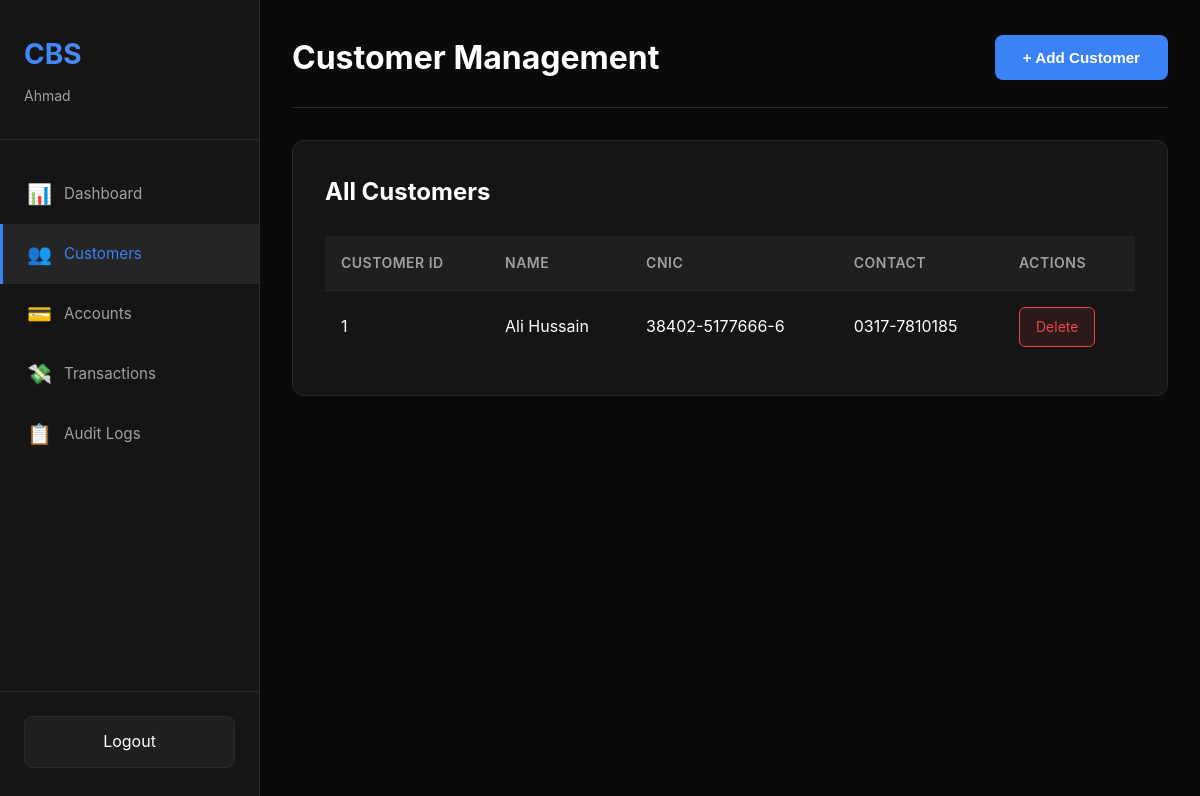
The page /customer (signed in) on the database its author committed.
### app.py (models this page shows)
class Customer(db.Model):
    CustomerID = db.Column(db.Integer, primary_key=True)
    UserID = db.Column(db.Integer, db.ForeignKey('user.id'))
    Name = db.Column(db.String(100), nullable=False)
    CNIC = db.Column(db.String(20), unique=True, nullable=False)
    Contact = db.Column(db.String(20), nullable=False)

### app.py (the view)
@app.route("/customer")
@login_required
def customer():
    customers = Customer.query.filter_by(UserID=session["user"]).all()
    return render_template("customer.html", customers=customers)

### app.py (called while the page is built)
def login_required(fn):
    @wraps(fn)
    def wrapper(*args, **kwargs):
        if "user" not in session:
            return redirect("/login")
        return fn(*args, **kwargs)
    return wrapper

### Templates/customer.html (shortened to what this page needs)
{% extends "base.html" %}
{% block content %}
<div class="page-header">
    <h1>Customer Management</h1>
    <button class="btn btn-primary" onclick="toggleForm('customerForm')">+ Add Customer</button>
</div>
<div class="content-box">
    <h2>All Customers</h2>
    <div class="table-responsive">
        <table class="data-table">
            <thead>
                <tr>
                    <th>Customer ID</th>
                    <th>Name</th>
                    <th>CNIC</th>
                    <th>Contact</th>
                    <th>Actions</th>
                </tr>
            </thead>
            <tbody>
                {% for customer in customers %}
                <tr>
                    <td>{{ customer.CustomerID }}</td>
                    <td>{{ customer.Name }}</td>
                    <td>{{ customer.CNIC }}</td>
                    <td>{{ customer.Contact }}</td>
                    <td>
                        <a href="/customer/delete/{{ customer.CustomerID }}"
                           class="btn-action btn-delete"
                           onclick="return confirm('Are you sure you want to delete this customer?')">Delete</a>
                    </td>
                </tr>
                {% endfor %}
            </tbody>
        </table>
    </div>
</div>
{% endblock %}

### Static/style.css (style rules this page uses)
* { margin: 0; padding: 0; box-sizing: border-box; }
:root { --bg-primary: #0a0a0a; --bg-secondary: #151515; --bg-tertiary: #1f1f1f; --text-primary: #ffffff; --text-secondary: #a0a0a0; --accent-blue: #3b82f6; --accent-green: #10b981; --accent-red: #ef4444; --accent-yellow: #f59e0b; --border-color: #2a2a2a; --hover-bg: #252525; }
body { font-family: -apple-system, BlinkMacSystemFont, 'Segoe UI', Roboto, 'Helvetica Neue', Arial, sans-serif; background: var(--bg-primary); color: var(--text-primary); line-height: 1.6; }
.page-header { display: flex; justify-content: space-between; align-items: center; margin-bottom: 2rem; padding-bottom: 1.5rem; border-bottom: 1px solid var(--border-color); }
.page-header h1 { font-size: 2rem; font-weight: 700; }
.btn { padding: 0.875rem 1.75rem; border: none; border-radius: 8px; font-size: 0.95rem; font-weight: 600; cursor: pointer; transition: all 0.2s; text-decoration: none; display: inline-block; }
.btn-primary { background: var(--accent-blue); color: white; }
.btn-action { padding: 0.5rem 1rem; font-size: 0.875rem; border-radius: 6px; text-decoration: none; display: inline-block; }
.btn-delete { background: rgba(239, 68, 68, 0.1); color: var(--accent-red); border: 1px solid var(--accent-red); }
.content-box { background: var(--bg-secondary); border: 1px solid var(--border-color); border-radius: 12px; padding: 2rem; margin-bottom: 2rem; }
.content-box h2 { margin-bottom: 1.5rem; font-size: 1.5rem; }
.table-responsive { overflow-x: auto; }
.data-table { width: 100%; border-collapse: collapse; }
.data-table thead { background: var(--bg-tertiary); }
.data-table th { padding: 1rem; text-align: left; font-weight: 600; color: var(--text-secondary); font-size: 0.875rem; text-transform: uppercase; letter-spacing: 0.5px; }
.data-table td { padding: 1rem; border-top: 1px solid var(--border-color); }
.data-table tbody tr { transition: background 0.2s; }

### rows shown on the page
Customer: CustomerID "1", Name "Ali Hussain", CNIC "38402-5177666-6", Contact "0317-7810185"

### other values the page prints
{{ session.username }} "Ahmad"
